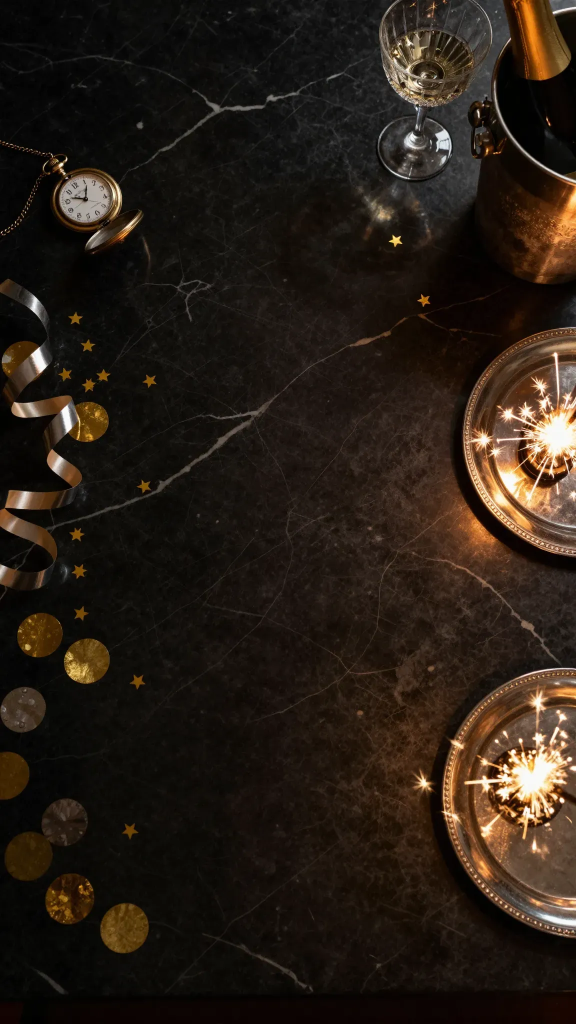
#> input picture _wip/nye-midnight/src/scene-tall.webp, 1152 x 2048 px, found by its file name (shown at 1/2 size)
$ python build_scene_nye.py ../src/scene-tall.webp ../src/scene-wide.jpg
#> lines starting #> are read from the running program, lines starting #| are printed output that depends on the picture
#!/usr/bin/env python3
# New Year's Eve invitation "Midnight" (27 Nov 2026) - the scene and its loose pieces.
#   tall  : nye/src/scene-tall.webp  (ours: Z-Image-Turbo, 1152x2048, seed 20270102) - black marble table from above,
#           a clear lane down the middle (the envelope slides in from the bottom edge)
#   wide  : nye/src/scene-wide.jpg   (the scene the invitation already had, 1728x1296)
# Out (OUT): bg.jpg, bg-land.jpg, bg-blur.jpg, bg-blur-land.jpg (the table out of focus, while the invitation is held up),
#   disc-a.webp, disc-b.webp, disc-s.webp (confetti discs cut from OUR tall scene: pushed by the envelope, and falling at
#   midnight), disc-far.webp (one disc out of focus, close to the lens), star.webp, fw-gold/-silver/-blue.webp
#   (fireworks as they are reflected in polished stone: soft, never sharp), flare.webp (the sparkler flaring up).
# No CSS gradient larger than the screen is used anywhere: every glow is a small picture (PIPELINE 20, rule 6).
import os, sys, json
import numpy as np, cv2
from PIL import Image
SRC, OUT = sys.argv[1], sys.argv[2]
os.makedirs(OUT, exist_ok=True)
tall = Image.open(os.path.join(SRC, 'scene-tall.webp')).convert('RGB')
#> tall is the input picture: PIL image 1152x2048 RGB; mean R, G, B 39.5, 29.7, 21.1
wide = Image.open(os.path.join(SRC, 'scene-wide.jpg')).convert('RGB')
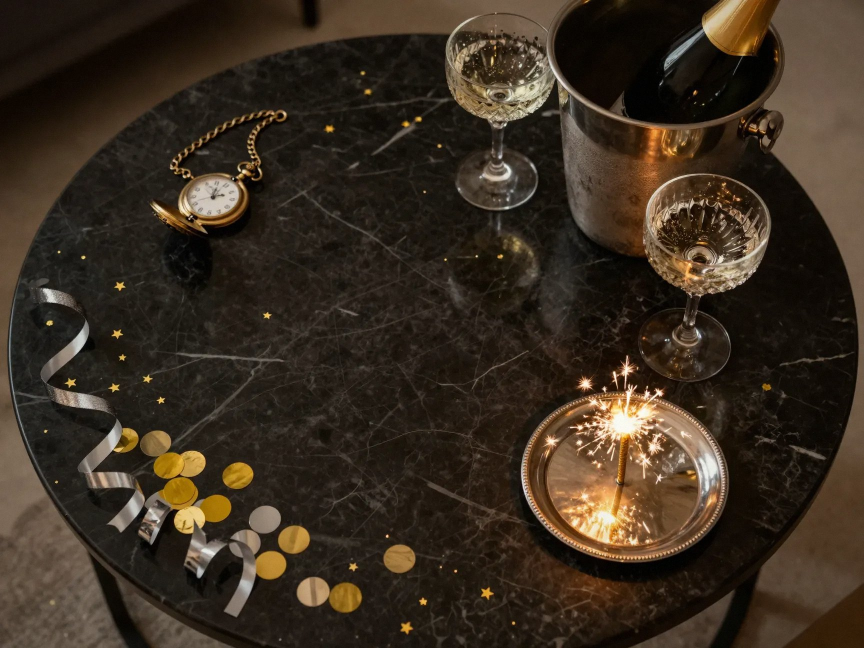
#> input picture _wip/nye-midnight/src/scene-wide.jpg, 1728 x 1296 px, found by its file name (shown at 1/2 size)
#> wide is the input picture: PIL image 1728x1296 RGB; mean R, G, B 57.8, 45.7, 32.5
assert tall.size == (1152, 2048) and wide.size == (1728, 1296)
tall.save(os.path.join(OUT, 'bg.jpg'), quality=86, optimize=True, progressive=True)
wide.save(os.path.join(OUT, 'bg-land.jpg'), quality=86, optimize=True, progressive=True)
def soft(im, sig, dark):
#> called with sig = 9, dark = 0.8
    a = np.asarray(im).astype(np.float32)
    b = cv2.GaussianBlur(a, (0, 0), sig)
    hi = np.clip(cv2.GaussianBlur(np.clip(a - 150, 0, 255), (0, 0), sig * 2.2) * 1.6, 0, 255)      # bright points bloom when out of focus
    return Image.fromarray(np.clip(b * dark + hi, 0, 255).astype(np.uint8))
soft(tall, 9, 0.80).save(os.path.join(OUT, 'bg-blur.jpg'), quality=80, optimize=True, progressive=True)
soft(wide, 9, 0.80).save(os.path.join(OUT, 'bg-blur-land.jpg'), quality=80, optimize=True, progressive=True)

def save(rgba, name, q=88):
    Image.fromarray(np.clip(rgba, 0, 255).astype(np.uint8), 'RGBA').save(os.path.join(OUT, name), 'WEBP', quality=q, method=6, alpha_quality=95)
T = np.asarray(tall).astype(np.float32)
def disc(cx, cy, r, name, size=96, blur=0.0, gain=1.0, silver=False):
#> called with cx = 172, cy = 1323, r = 44, name = 'disc-a.webp', size = 96, blur = 0, gain = 1.12, silver = False
    p = int(r + 6); c = T[cy - p:cy + p, cx - p:cx + p].copy()
    if silver:                                        # the dull bronze disc of the photo becomes silver foil (on pearl paper bronze read as a stain)
        g = c.mean(2, keepdims=True); c = np.clip((g - g.mean()) * 1.6 + 132, 50, 226) * np.array([0.98, 0.99, 1.03], np.float32)
    yy, xx = np.mgrid[0:2 * p, 0:2 * p].astype(np.float32); d = np.hypot(xx - p + .5, yy - p + .5)
    al = np.clip((r - 1.5 - d) / 1.6 + .5, 0, 1)
    rgba = np.dstack([c * gain, al * 255])
    if not blur:                                      # a small soft shadow under the disc (seen when it lies on the pearl envelope)
        shd = np.clip(cv2.GaussianBlur(np.roll(np.roll(al, 3, 0), -3, 1), (0, 0), 2.6) * 0.6, 0, 1) * (1 - al)
        rgba = np.dstack([c * gain * al[..., None], np.maximum(al, shd) * 255])
    rgba = cv2.resize(rgba, (size, size), interpolation=cv2.INTER_AREA)
#> rgba: shape (96, 96, 4) float32
    if blur:
        pad = int(blur * 3); big = np.zeros((size + 2 * pad, size + 2 * pad, 4), np.float32); big[pad:-pad, pad:-pad] = rgba
        a = big[..., 3:] / 255; pm = cv2.GaussianBlur(big[..., :3] * a, (0, 0), blur); ab = cv2.GaussianBlur(a[..., 0], (0, 0), blur)[..., None]
        rgba = np.dstack([pm / np.maximum(ab, 1e-3), ab * 255])
    save(rgba, name)
disc(172, 1323, 44, 'disc-a.webp', gain=1.12)
disc(248, 1858, 48, 'disc-b.webp', gain=1.12)
disc(130, 1643, 46, 'disc-s.webp', gain=1.3, silver=True)
#> call 3 of save, with name = 'disc-s.webp', q = 88
#> in save (call 3), `Image.fromarray(np.clip(rgba, 0, 255).astype(np.uint8), 'RGBA').save(o..`:
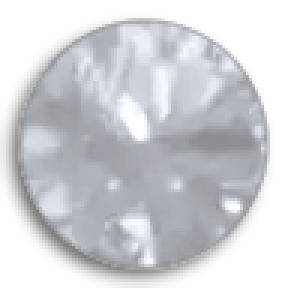
#> saved as disc-s.webp: PIL image 96x96 RGBA (shown 3 times larger); mean R, G, B, A 106.7, 107.7, 112, 152.1; transparent parts drawn white
def bokeh(name, n=160):                               # a disc close to the lens: an even, bright circle with a soft rim (out of focus), not a smudge
    yy, xx = np.mgrid[0:n, 0:n].astype(np.float32); d = np.hypot(xx - n / 2 + .5, yy - n / 2 + .5) / (n / 2)
    a = np.clip((0.86 - d) / 0.16, 0, 1) * (0.62 + 0.38 * np.clip((d - 0.55) / 0.3, 0, 1))
    col = np.array([238, 190, 96], np.float32)[None, None] * (0.92 + 0.08 * (1 - yy / n))[..., None]
    save(np.dstack([np.broadcast_to(col, (n, n, 3)), a * 255]), name)
#> call 4 of save, with name = 'disc-far.webp', q = 88
#> in save (call 4), `Image.fromarray(np.clip(rgba, 0, 255).astype(np.uint8), 'RGBA').save(o..`:
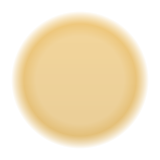
#> saved as disc-far.webp: PIL image 160x160 RGBA; mean R, G, B, A 228.1, 181.9, 91.7, 85.6; transparent parts drawn white
bokeh('disc-far.webp')

# a small gold foil star
def star(name, n=72):
    yy, xx = np.mgrid[0:n * 4, 0:n * 4].astype(np.float32); c = n * 2
    ang = np.arctan2(yy - c, xx - c) + np.pi / 2; rad = np.hypot(xx - c, yy - c) / (n * 2)
    k = np.cos(np.mod(ang, 2 * np.pi / 5) - np.pi / 5)
    edge = 0.36 / np.maximum(np.cos(np.abs(np.mod(ang, 2 * np.pi / 5) - np.pi / 5) * 1.0 - 0.0) + 0.92 * np.abs(np.sin(np.mod(ang, 2 * np.pi / 5) - np.pi / 5)) * 1.9, 1e-3)
    al = np.clip((edge * 0.92 - rad) * n * 2 / 4 + .5, 0, 1)
    g = cv2.GaussianBlur(np.random.default_rng(5).standard_normal(al.shape).astype(np.float32), (0, 0), 6)
    col = np.array([226, 178, 78], np.float32)[None, None] * (1 + 0.16 * g[..., None]) * (0.9 + 0.25 * (1 - yy / (n * 4)))[..., None]
    save(cv2.resize(np.dstack([col, al * 255]), (n, n), interpolation=cv2.INTER_AREA), name)
star('star.webp')

# fireworks as a polished table shows them: no drawn burst - a wash of coloured light blooming in the stone, with a
# scatter of soft points in it (sparks out of focus); three different pictures
def firework(name, col, seed, n=384):
#> called with name = 'fw-gold.webp', col = (255, 200, 112), seed = 1, n = 384
    r = np.random.default_rng(seed); c = n / 2
    yy, xx = np.mgrid[0:n, 0:n].astype(np.float32); d = np.hypot(xx - c, yy - c) / (n / 2)
    a = 0.46 * np.exp(-(d / 0.46) ** 2) + 0.16 * np.exp(-(d / 0.8) ** 2)
    pts = np.zeros((n, n), np.float32)
    for i in range(70 + 20 * (seed % 3)):
        rr = (r.random() ** 0.6) * 0.8 * (n / 2); th = r.random() * 2 * np.pi
        cv2.circle(pts, (int(c + np.cos(th) * rr), int(c + np.sin(th) * rr)), int(1 + r.integers(0, 3)), float(0.35 + 0.65 * r.random()), -1, cv2.LINE_AA)
    a = a + cv2.GaussianBlur(pts, (0, 0), 3.4) * 1.5 + cv2.GaussianBlur(pts, (0, 0), 9) * 2.2
    a = np.clip(a, 0, 1) * np.clip((1 - d) / 0.35, 0, 1)
    rgb = np.array(col, np.float32)[None, None] * (0.8 + 0.2 * np.clip(a * 1.4, 0, 1))[..., None]
    save(np.dstack([np.clip(rgb, 0, 255), a * 255]), name, q=82)
firework('fw-gold.webp', (255, 200, 112), 1)
firework('fw-silver.webp', (224, 232, 250), 2)
firework('fw-blue.webp', (140, 172, 255), 3)
#> call 3 of firework, with name = 'fw-blue.webp', col = (140, 172, 255), seed = 3, n = 384
#> after the loop in firework (call 3), `for i in range(70 + 20 * (seed % 3)):`:
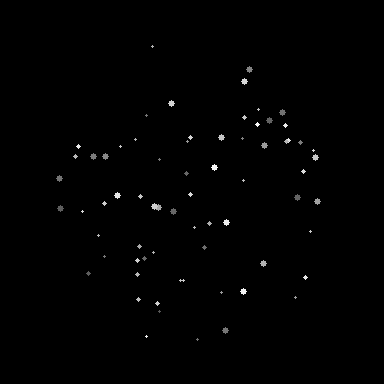
#> pts: shape (384, 384) float32; min 0, max 0.977, mean 0.00494
#> in firework (call 3), `save(np.dstack([np.clip(rgb, 0, 255), a * 255]), name, q=82)`:
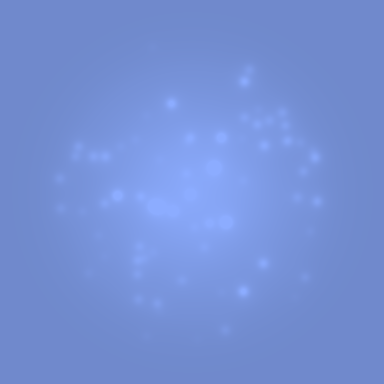
#> rgb: shape (384, 384, 3) float32; mean of channels 0, 1, 2 117.5, 144.5, 214.1; drawn as R, G, B

# the sparkler flaring up: warm glow with a few rays
def flare(name, n=320):
#> called with name = 'flare.webp', n = 320
    yy, xx = np.mgrid[0:n, 0:n].astype(np.float32); c = n / 2; d = np.hypot(xx - c, yy - c) / (n / 2); th = np.arctan2(yy - c, xx - c)
    r = np.random.default_rng(8); a = 0.9 * np.exp(-(d / 0.20) ** 2) + 0.42 * np.exp(-(d / 0.55) ** 2)
    for i in range(14):
        t0 = r.random() * 2 * np.pi; w = 0.012 + 0.02 * r.random(); L = 0.45 + 0.5 * r.random()
        dd = np.abs(np.angle(np.exp(1j * (th - t0))))
        a += 0.55 * np.exp(-(dd / w) ** 2) * np.clip(1 - d / L, 0, 1) ** 1.5
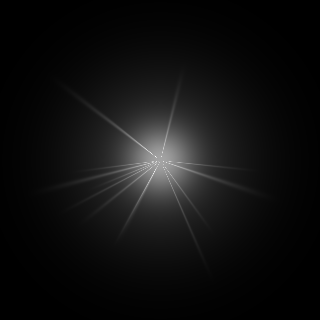
#> a: shape (320, 320) float32; min 0.000565, max 2.05, mean 0.13; drawn with min black and max white
    a = np.clip(cv2.GaussianBlur(a, (0, 0), 1.4), 0, 1) * np.clip((1 - d) / 0.1, 0, 1)
    rgb = np.dstack([np.full_like(a, 255), 214 + 36 * np.clip(a, 0, 1), 150 + 90 * np.clip(a * 1.2 - .2, 0, 1)])
    save(np.dstack([rgb, a * 255]), name, q=84)
#> in save (call 9), `Image.fromarray(np.clip(rgba, 0, 255).astype(np.uint8), 'RGBA').save(o..`:
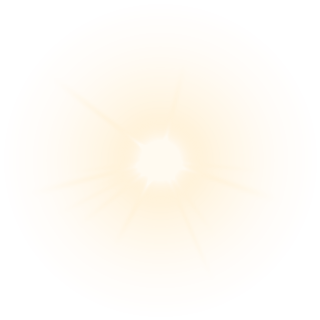
#> rgba: shape (320, 320, 4) float32; mean R, G, B, A 255.4, 218.5, 155.7, 31.8; transparent parts drawn white
flare('flare.webp')

geom = {
  'tall': {'w': 1152, 'h': 2048, 'sparklers': [[1121, 870], [1068, 1554]], 'rest': [560, 1040]},
  'wide': {'w': 1728, 'h': 1296, 'sparklers': [[1240, 828]], 'rest': [760, 640]},
}
json.dump(geom, open(os.path.join(OUT, 'geom-scene.json'), 'w'), indent=1)
#> (the run stopped early here; a loop or call above may not have finished)
